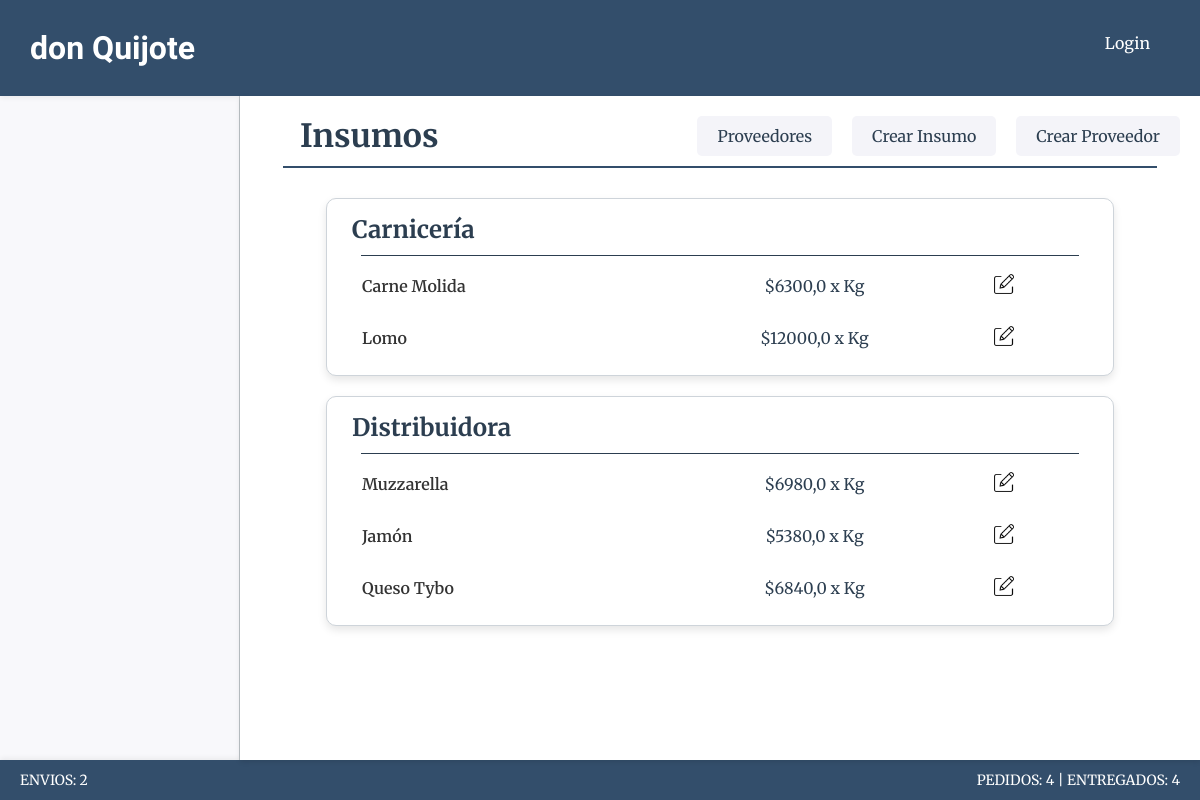
The app's page /gastos/listar_insumos/ with its own data.
### gastos/models.py (models this page shows, shortened)
class Proveedores(models.Model):
    nombre=models.CharField(max_length=50)
    estado=models.BooleanField(default=True)

class Insumos(models.Model):
    ESTADO_CHOICES = [
        ('Kg', 'Kg'),
        ('Gr', 'Gr'),
        ('Ltr', 'Ltr'),
        ('Unid', 'Unid'),
        ('Doc', 'Doc'),
        ('Caja', 'Caja'),
        ('Pack', 'Pack'),
        ('Lata', 'Lata'),
        ('Rollo', 'Rollo'),
    ]
    nombre=models.CharField(max_length=50, verbose_name="Nombre")
    proveedor=models.ForeignKey(Proveedores, on_delete=models.CASCADE, verbose_name="Proveedor")
    precio=models.FloatField(verbose_name="Precio")
    unidad=models.CharField(max_length=50, choices=ESTADO_CHOICES)

### gastos/views.py (the view)
# urls.py: path("listar_insumos/", views.listar_insumos, name="listar_insumos"),
def listar_insumos(request):
    insumos = Insumos.objects.select_related('proveedor').order_by('proveedor__nombre')
    proveedores = Proveedores.objects.all()
    context = {
        'object_list': insumos,
        'proveedores': proveedores,
    }
    return render(request, "gastos/listar_insumos.html", context)

### core/context_processors.py (called while the page is built)
def counter_pedidos(request):
    cant_pedidos = Pedido.objects.all().count()
    cant_entregados = Pedido.objects.filter(estado='entregado').count()
    cant_pendientes = Pedido.objects.filter(estado='pendiente').count()
    cant_reservados = Pedido.objects.filter(estado='reservado').count()
    cant_cancelado = Pedido.objects.filter(estado='cancelado').count()
    cant_pedidos = Pedido.objects.all().count() - cant_cancelado
    cant_envios = Pedido.objects.filter(forma_entrega__precio__gt=0).count() - cant_cancelado - cant_reservados
    return {
        'cant_pedidos':cant_pedidos,
        "cant_entregados":cant_entregados,
        "cant_pendientes":cant_pendientes,
        "cant_reservados":cant_reservados,
        "cant_envios":cant_envios
        }

### gastos/templates/gastos/listar_insumos.html (shortened to what this page needs)
{% extends 'core/base.html' %}
{% load static %}
{% block css %}
    <link rel="stylesheet" href="{% static 'gastos/css/styles.css' %}">
{% endblock css %}
{% block titulo %}
    {% include 'core/components/encabezado.html' with titulo_texto="Insumos" %}
{% endblock titulo %}
{% block main %}
<section class="proveedores-container">
    {% regroup object_list by proveedor.nombre as insumos_por_proveedor %}
    {% for grupo in insumos_por_proveedor %}
        {% with grupo.grouper as nombre_proveedor %}
            {% for proveedor in proveedores %}
                {% if proveedor.nombre == nombre_proveedor and proveedor.estado %}
                    <div class="card">
                        <h1 class="proveedores-titulo">{{ nombre_proveedor }}</h1>
                        <hr class="proveedores-hr">
                        {% for insumo in grupo.list %}
                            <div class="insumos">
                                <p class="insumo-nombre">{{ insumo.nombre }}</p>
                                <p class="insumo-precio">${{ insumo.precio }} x {{ insumo.unidad }}</p>
                                <div class="insumo-opc">
                                    <a href="{% url 'gastos:insumos_update' insumo.id %}">
                                        <img class="icono-opc" src="{% static 'productos/img/editar.webp' %}" alt="Editar Insumo">
                                    </a>
                                </div>
                            </div>
                        {% endfor %}
                    </div>
                {% endif %}
            {% endfor %}
        {% endwith %}
        {% empty %}
        <h2 class="vacio">No hay Insumos cargados.</h2>
    {% endfor %}
</section>
{% endblock main %}

### core/static/core/css/styles.css (style rules this page uses)
* { padding: 0; margin: 0; box-sizing: border-box; }
body { font-family: 'Merriweather', serif; color: #333; background-color: #f4f4f9; }
.card { padding: 15px; border: 1px solid #ced4da; border-radius: 10px; background-color: #ffffff; box-shadow: 0 4px 8px rgba(0, 0, 0, 0.1); }
.icono-opc { width: 20px; height: 20px; transition: transform 0.3s ease; }

### gastos/static/gastos/css/styles.css (style rules this page uses)
.proveedores-container { width: 90%; margin: 0 auto; padding: 20px; display: flex; flex-direction: column; gap: 20px; }
.proveedores-titulo { font-size: 24px; color: #2C3E50; font-family: 'Merriweather', serif; margin-bottom: 10px; margin-left: 10px; }
.proveedores-hr { width: 95%; height: 1px; border: none; background-color: #2C3E50; margin: 0 auto 5px; }
.insumos { margin-top: 8px; display: grid; grid-template-columns: 50% 25% 25%; grid-template-areas: "nom prc opc"; align-items: center; padding: 10px 0; }
.insumo-nombre { grid-area: nom; font-size: 16px; font-weight: 600; padding-left: 20px; }
.insumo-precio { grid-area: prc; font-size: 16px; text-align: center; color: #2C3E50; }
.insumo-opc { grid-area: opc; display: flex; justify-content: space-around; }
.icono-opc { width: 20px; height: 20px; transition: transform 0.3s ease; }

### records on screen
Proveedores: nombre "Carnicería"
Insumos: nombre "Carne Molida", precio "6300,0", unidad "Kg"
Insumos: nombre "Lomo", precio "12000,0", unidad "Kg"
Proveedores: nombre "Distribuidora"
Insumos: nombre "Muzzarella", precio "6980,0", unidad "Kg"
Insumos: nombre "Jamón", precio "5380,0", unidad "Kg"
Insumos: nombre "Queso Tybo", precio "6840,0", unidad "Kg"

### other values on screen
{{ titulo_texto }} "Insumos"
{{ cant_envios }} "2"
{{ cant_pedidos }} "4"
{{ cant_entregados }} "4"
